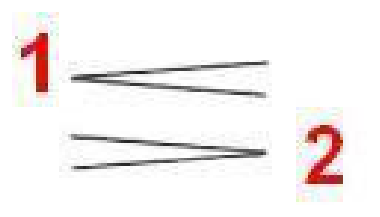
#> input picture imagens_quiz/fase_10_pergunta_11.png, 380 x 217 px
$ python -i imagens.py   (imports and definitions only)
#> lines starting #> are read from the running program, lines starting #| are printed output that depends on the picture
"""Utilitarios de imagem (melhoria de nitidez e redimensionamento).

Funcoes puras de manipulacao de imagem (PIL), sem dependencia de Streamlit.
"""

from __future__ import annotations

from pathlib import Path
from typing import Union

from PIL import Image, ImageEnhance, ImageOps


def preparar_imagem(
    caminho: Union[str, Path], largura_maxima: int, altura_maxima: int
) -> Image.Image:
    """Abre, melhora a nitidez e redimensiona uma figura (retorna PIL.Image).

    A imagem e convertida para tons de cinza, tem o contraste normalizado e
    recebe realce de contraste e nitidez. Depois e reduzida proporcionalmente
    para caber em (largura_maxima, altura_maxima), sem ampliar.
    """
    with Image.open(caminho) as arquivo:
        imagem = arquivo.copy()

    imagem = ImageOps.grayscale(imagem)
    imagem = ImageOps.autocontrast(imagem)
    imagem = ImageEnhance.Contrast(imagem).enhance(1.15)
    imagem = ImageEnhance.Sharpness(imagem).enhance(1.25)
    imagem.thumbnail((largura_maxima, altura_maxima), Image.Resampling.LANCZOS)
    return imagem


def dimensoes_por_proporcao(
    largura: int, altura: int
) -> tuple[int, int]:
    """Decide o tamanho maximo (largura, altura) de uma figura da questao.

    A escolha depende da proporcao (largura / altura):
      - figura alta  (< 0.75): limites estreitos (retrato)
      - figura larga (> 1.8):  limites largos (paisagem)
      - caso geral:            limites padrao
    """
    from app import config

    proporcao = largura / altura
    if proporcao < config.FIGURA_PROPORCAO_ESTREITA:
        return config.FIGURA_LIMITE_ESTREITA
    if proporcao > config.FIGURA_PROPORCAO_LARGA:
        return config.FIGURA_ESPACO_LARGA
    return config.FIGURA_LIMITE_PADRAO


def preparar_imagem_questao(
    caminho: Union[str, Path],
) -> Image.Image:
    """Prepara a figura principal de uma questao, aplicando a regra de tamanho."""
    from app import config

    with Image.open(caminho) as arquivo:
#> arquivo is the input picture: PIL image 380x217 RGB; mean R, G, B 245, 241.3, 240.9
        largura, altura = arquivo.size
#> largura = 380; altura = 217

    largura_maxima, altura_maxima = dimensoes_por_proporcao(largura, altura)
#> largura_maxima = 330; altura_maxima = 300
    return preparar_imagem(caminho, largura_maxima, altura_maxima)
#> in preparar_imagem, `imagem = ImageOps.grayscale(imagem)`:
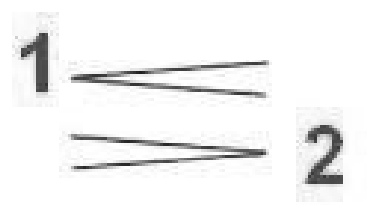
#> imagem: PIL image 380x217 L; min 32, max 255, mean 242.4
#> in preparar_imagem, `imagem = ImageOps.autocontrast(imagem)`:
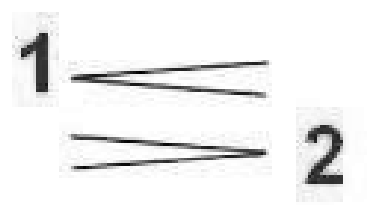
#> imagem: PIL image 380x217 L; min 0, max 255, mean 240.4
#> in preparar_imagem, `imagem = ImageEnhance.Contrast(imagem).enhance(1.15)`:
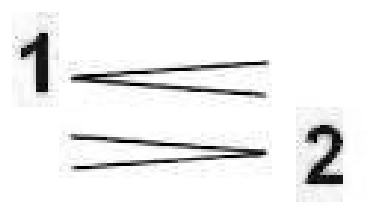
#> imagem: PIL image 380x217 L; min 0, max 255, mean 238.8
#> in preparar_imagem, `imagem.thumbnail((largura_maxima, altura_maxima), Image.Resampling.LAN..`:
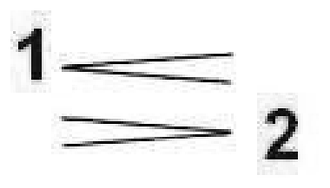
#> imagem: PIL image 330x188 L; min 0, max 255, mean 238.6


def largura_relatorio(
    largura: int, altura: int, limite: tuple[int, int] | None = None
) -> int:
    """Calcula a largura (px) para exibir a figura no relatorio, sem ampliar."""
    from app import config

    largura_maxima, altura_maxima = limite or config.RELATORIO_FIGURA_LIMITE
    fator = min(1.0, largura_maxima / largura, altura_maxima / altura)
    return max(1, int(largura * fator))

>>> result = preparar_imagem_questao('../../imagens_quiz/fase_10_pergunta_11.png')

$ run again, on imagens_quiz/fase_10_pergunta_24.png
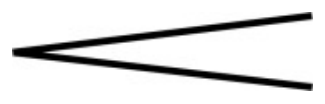
#> input picture imagens_quiz/fase_10_pergunta_24.png, 325 x 104 px
#> in preparar_imagem_questao, arquivo is the input picture: PIL image 325x104 RGB; min 0, max 255, mean 223.6
#> in preparar_imagem, `imagem = ImageEnhance.Contrast(imagem).enhance(1.15)`:
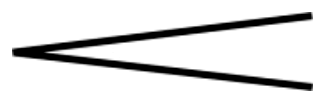
#> imagem: PIL image 325x104 L; min 0, max 255, mean 222.3
